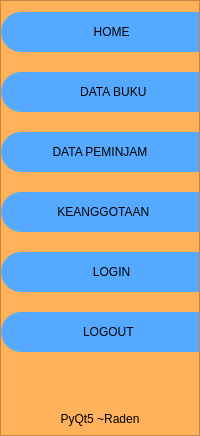
        <widget class="QFrame" name="frame_lateral">
         <property name="minimumSize">
          <size>
           <width>200</width>
           <height>0</height>
          </size>
         </property>
         <property name="maximumSize">
          <size>
           <width>0</width>
           <height>16777215</height>
          </size>
         </property>
         <property name="layoutDirection">
          <enum>Qt::LeftToRight</enum>
         </property>
         <property name="autoFillBackground">
          <bool>false</bool>
         </property>
         <property name="styleSheet">
          <string notr="true">
QFrame{
background-color: rgb(255, 178, 90);
}



QPushButton{
background-color: rgb(85, 170, 255);
border-top-left-radius: 20px;
border-bottom-left-radius: 20px;

font: 75 12pt &quot;Arial Narrow&quot;;
	
}

QPushButton:hover{
background-color: white;
border-top-left-radius: 20px;
border-bottom-left-radius: 20px;

font: 75 12pt &quot;Arial Narrow&quot;;
}</string>
         </property>
         <property name="frameShape">
          <enum>QFrame::StyledPanel</enum>
         </property>
         <property name="frameShadow">
          <enum>QFrame::Plain</enum>
         </property>
         <layout class="QVBoxLayout" name="verticalLayout_2">
          <property name="spacing">
           <number>20</number>
          </property>
          <property name="leftMargin">
           <number>0</number>
          </property>
          <property name="rightMargin">
           <number>0</number>
          </property>
          <property name="bottomMargin">
           <number>9</number>
          </property>
          <item>
           <widget class="QPushButton" name="bt_inicio">
            <property name="minimumSize">
             <size>
              <width>0</width>
              <height>40</height>
             </size>
            </property>
            <property name="contextMenuPolicy">
             <enum>Qt::DefaultContextMenu</enum>
            </property>
            <property name="layoutDirection">
             <enum>Qt::LeftToRight</enum>
            </property>
            <property name="text">
             <string>            HOME     </string>
            </property>
            <property name="icon">
             <iconset>
              <normaloff>house.png</normaloff>house.png</iconset>
            </property>
            <property name="iconSize">
             <size>
              <width>32</width>
              <height>32</height>
             </size>
            </property>
           </widget>
          </item>
          <item>
           <widget class="QPushButton" name="bt_uno">
            <property name="minimumSize">
             <size>
              <width>0</width>
              <height>40</height>
             </size>
            </property>
            <property name="toolTipDuration">
             <number>0</number>
            </property>
            <property name="styleSheet">
             <string notr="true"/>
            </property>
            <property name="text">
             <string>        DATA BUKU</string>
            </property>
            <property name="icon">
             <iconset>
              <normaloff>../../Pictures/icon/books.png</normaloff>../../Pictures/icon/books.png</iconset>
            </property>
            <property name="iconSize">
             <size>
              <width>35</width>
              <height>35</height>
             </size>
            </property>
           </widget>
          </item>
          <item>
           <widget class="QPushButton" name="bt_dos">
            <property name="minimumSize">
             <size>
              <width>0</width>
              <height>40</height>
             </size>
            </property>
            <property name="styleSheet">
             <string notr="true"/>
            </property>
            <property name="text">
             <string>DATA PEMINJAM</string>
            </property>
            <property name="icon">
             <iconset>
              <normaloff>../../Pictures/icon/pages.png</normaloff>../../Pictures/icon/pages.png</iconset>
            </property>
            <property name="iconSize">
             <size>
              <width>32</width>
              <height>32</height>
             </size>
            </property>
           </widget>
          </item>
          <item>
           <widget class="QPushButton" name="bt_tres">
            <property name="minimumSize">
             <size>
              <width>0</width>
              <height>40</height>
             </size>
            </property>
            <property name="styleSheet">
             <string notr="true"/>
            </property>
            <property name="text">
             <string>  KEANGGOTAAN</string>
            </property>
            <property name="icon">
             <iconset>
              <normaloff>../../Pictures/icon/student.png</normaloff>../../Pictures/icon/student.png</iconset>
            </property>
            <property name="iconSize">
             <size>
              <width>32</width>
              <height>32</height>
             </size>
            </property>
           </widget>
          </item>
          <item>
           <widget class="QPushButton" name="bt_cuatro">
            <property name="minimumSize">
             <size>
              <width>0</width>
              <height>40</height>
             </size>
            </property>
            <property name="styleSheet">
             <string notr="true"/>
            </property>
            <property name="text">
             <string>       LOGIN</string>
            </property>
            <property name="icon">
             <iconset>
              <normaloff>../../Pictures/icon/profile.png</normaloff>../../Pictures/icon/profile.png</iconset>
            </property>
            <property name="iconSize">
             <size>
              <width>32</width>
              <height>32</height>
             </size>
            </property>
           </widget>
          </item>
          <item>
           <widget class="QPushButton" name="bt_cinco">
            <property name="minimumSize">
             <size>
              <width>0</width>
              <height>40</height>
             </size>
            </property>
            <property name="styleSheet">
             <string notr="true"/>
            </property>
            <property name="text">
             <string>     LOGOUT</string>
            </property>
            <property name="icon">
             <iconset>
              <normaloff>../../Pictures/icon/switch.png</normaloff>../../Pictures/icon/switch.png</iconset>
            </property>
            <property name="iconSize">
             <size>
              <width>32</width>
              <height>32</height>
             </size>
            </property>
           </widget>
          </item>
          <item>
           <spacer name="verticalSpacer">
            <property name="orientation">
             <enum>Qt::Vertical</enum>
            </property>
            <property name="sizeHint" stdset="0">
             <size>
              <width>20</width>
              <height>40</height>
             </size>
            </property>
           </spacer>
          </item>
          <item>
           <widget class="QLabel" name="label_2">
            <property name="styleSheet">
             <string notr="true">font: italic 15pt &quot;Vivaldi&quot;;</string>
            </property>
            <property name="text">
             <string>PyQt5 ~Raden</string>
            </property>
            <property name="alignment">
             <set>Qt::AlignCenter</set>
            </property>
           </widget>
          </item>
         </layout>
        </widget>
